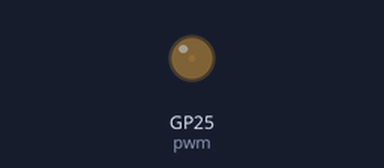
Simulated run of this program. Board: Raspberry Pi Pico running MicroPython. On the bench: output pins drawn as LEDs (lit = HIGH).

Above: at 0.05 s.
At 1.05 s:
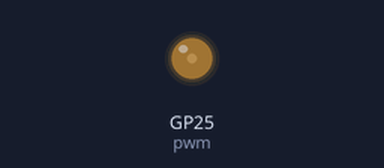
At 1.6 s:
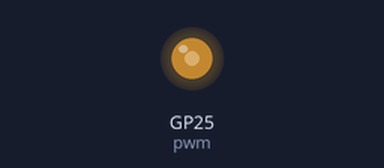
Timing chart, 0 to 3.7 s (numbered marks = the images above):
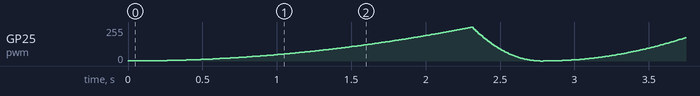

The program:

migacz1.py
```python
import time
from machine import Pin, PWM


# Construct PWM object, with LED on Pin(25).
pwm = PWM(Pin(25))

# Set the PWM frequency.
pwm.freq(1000)

# Fade the LED in and out a few times.
duty = 0
direction = 1
for _ in range(64 * 256):
    duty += direction
    if duty > 255:
        duty = 255
        direction = -5
    elif duty < 0:
        duty = 0
        direction = 2
    pwm.duty_u16(duty * duty)
    time.sleep_ms(9)
    
```
